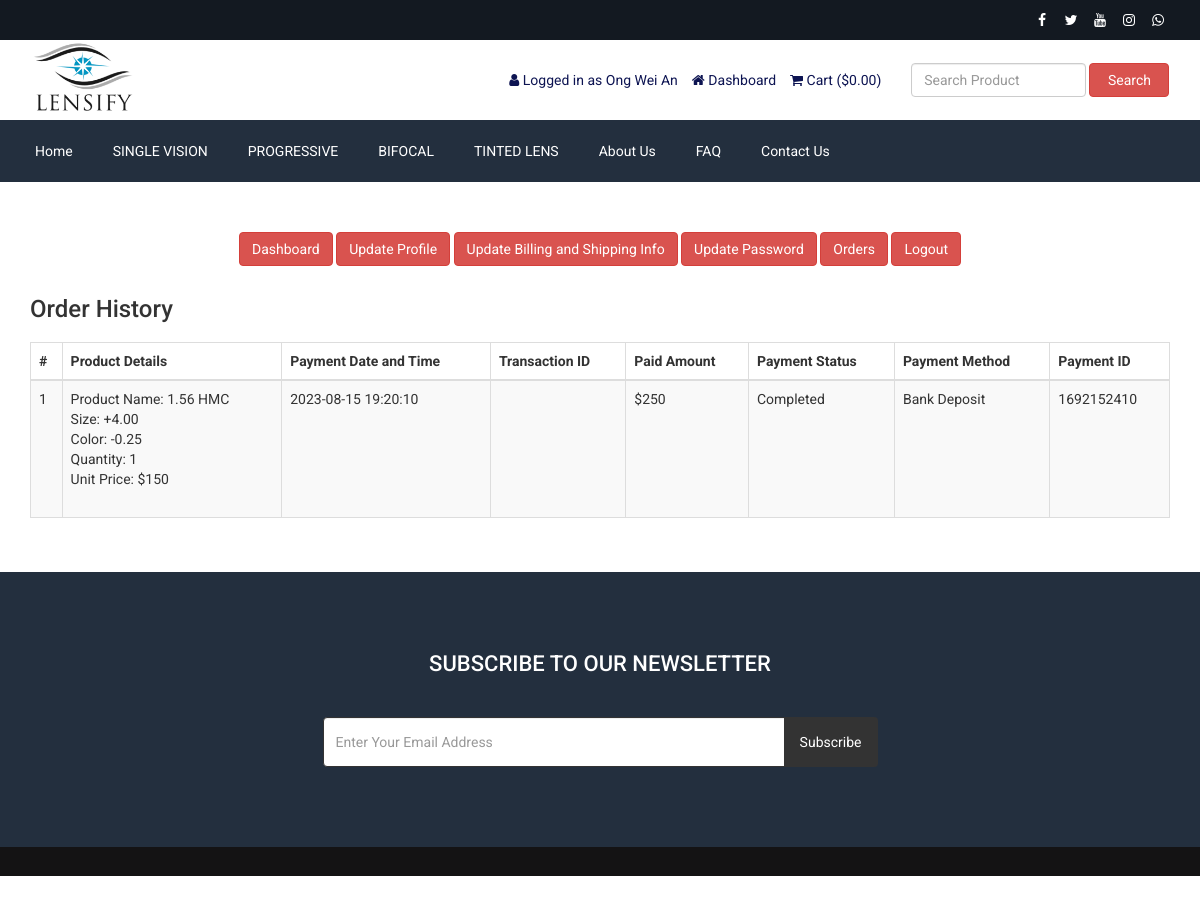
Page /customer-order.php (signed in) on the committed database.
### tables this page shows
CREATE TABLE `tbl_social` (
  `social_id` int(11) NOT NULL,
  `social_name` varchar(30) NOT NULL,
  `social_url` varchar(255) NOT NULL,
  `social_icon` varchar(30) NOT NULL
);

CREATE TABLE `tbl_settings` (
  `id` int(11) NOT NULL,
  `logo` varchar(255) NOT NULL,
  `favicon` varchar(255) NOT NULL,
  `footer_about` text NOT NULL,
  `footer_copyright` text NOT NULL,
  `contact_address` text NOT NULL,
  `contact_email` varchar(255) NOT NULL,
  `contact_phone` varchar(255) NOT NULL,
  `contact_fax` varchar(255) NOT NULL,
  `contact_map_iframe` text NOT NULL,
  `receive_email` varchar(255) NOT NULL,
  `receive_email_subject` varchar(255) NOT NULL,
  `receive_email_thank_you_message` text NOT NULL,
  `forget_password_message` text NOT NULL,
  `total_recent_post_footer` int(10) NOT NULL,
  `total_popular_post_footer` int(10) NOT NULL,
  `total_recent_post_sidebar` int(11) NOT NULL,
  `total_popular_post_sidebar` int(11) NOT NULL,
  `total_featured_product_home` int(11) NOT NULL,
  `total_latest_product_home` int(11) NOT NULL,
  `total_popular_product_home` int(11) NOT NULL,
  `meta_title_home` text NOT NULL,
  `meta_keyword_home` text NOT NULL,
  `meta_description_home` text NOT NULL,
  `banner_login` varchar(255) NOT NULL,
  `banner_registration` varchar(255) NOT NULL,
  `banner_forget_password` varchar(255) NOT NULL,
  `banner_reset_password` varchar(255) NOT NULL,
  `banner_search` varchar(255) NOT NULL,
  `banner_cart` varchar(255) NOT NULL,
  `banner_checkout` varchar(255) NOT NULL,
  `banner_product_category` varchar(255) NOT NULL,
  `banner_blog` varchar(255) NOT NULL,
  `cta_title` varchar(255) NOT NULL,
  `cta_content` text NOT NULL,
  `cta_read_more_text` varchar(255) NOT NULL,
  `cta_read_more_url` varchar(255) NOT NULL,
  `cta_photo` varchar(255) NOT NULL,
  `featured_product_title` varchar(255) NOT NULL,
  `featured_product_subtitle` varchar(255) NOT NULL,
  `latest_product_title` varchar(255) NOT NULL,
  `latest_product_subtitle` varchar(255) NOT NULL,
  `popular_product_title` varchar(255) NOT NULL,
  `popular_product_subtitle` varchar(255) NOT NULL,
  `testimonial_title` varchar(255) NOT NULL,
  `testimonial_subtitle` varchar(255) NOT NULL,
  `testimonial_photo` varchar(255) NOT NULL,
  `blog_title` varchar(255) NOT NULL,
  `blog_subtitle` varchar(255) NOT NULL,
  `newsletter_text` text NOT NULL,
  `paypal_email` varchar(255) NOT NULL,
  `stripe_public_key` varchar(255) NOT NULL,
  `stripe_secret_key` varchar(255) NOT NULL,
  `bank_detail` text NOT NULL,
  `before_head` text NOT NULL,
  `after_body` text NOT NULL,
  `before_body` text NOT NULL,
  `home_service_on_off` int(11) NOT NULL,
  `home_welcome_on_off` int(11) NOT NULL,
  `home_featured_product_on_off` int(11) NOT NULL,
  `home_latest_product_on_off` int(11) NOT NULL,
  `home_popular_product_on_off` int(11) NOT NULL,
  `home_testimonial_on_off` int(11) NOT NULL,
  `home_blog_on_off` int(11) NOT NULL,
  `newsletter_on_off` int(11) NOT NULL,
  `ads_above_welcome_on_off` int(1) NOT NULL,
  `ads_above_featured_product_on_off` int(1) NOT NULL,
  `ads_above_latest_product_on_off` int(1) NOT NULL,
  `ads_above_popular_product_on_off` int(1) NOT NULL,
  `ads_above_testimonial_on_off` int(1) NOT NULL,
  `ads_category_sidebar_on_off` int(1) NOT NULL
);

CREATE TABLE `tbl_top_category` (
  `tcat_id` int(11) NOT NULL,
  `tcat_name` varchar(255) NOT NULL,
  `show_on_menu` int(1) NOT NULL
);

CREATE TABLE `tbl_page` (
  `id` int(11) NOT NULL,
  `about_title` varchar(255) NOT NULL,
  `about_content` text NOT NULL,
  `about_banner` varchar(255) NOT NULL,
  `about_meta_title` varchar(255) NOT NULL,
  `about_meta_keyword` text NOT NULL,
  `about_meta_description` text NOT NULL,
  `faq_title` varchar(255) NOT NULL,
  `faq_banner` varchar(255) NOT NULL,
  `faq_meta_title` varchar(255) NOT NULL,
  `faq_meta_keyword` text NOT NULL,
  `faq_meta_description` text NOT NULL,
  `blog_title` varchar(255) NOT NULL,
  `blog_banner` varchar(255) NOT NULL,
  `blog_meta_title` varchar(255) NOT NULL,
  `blog_meta_keyword` text NOT NULL,
  `blog_meta_description` text NOT NULL,
  `contact_title` varchar(255) NOT NULL,
  `contact_banner` varchar(255) NOT NULL,
  `contact_meta_title` varchar(255) NOT NULL,
  `contact_meta_keyword` text NOT NULL,
  `contact_meta_description` text NOT NULL,
  `pgallery_title` varchar(255) NOT NULL,
  `pgallery_banner` varchar(255) NOT NULL,
  `pgallery_meta_title` varchar(255) NOT NULL,
  `pgallery_meta_keyword` text NOT NULL,
  `pgallery_meta_description` text NOT NULL,
  `vgallery_title` varchar(255) NOT NULL,
  `vgallery_banner` varchar(255) NOT NULL,
  `vgallery_meta_title` varchar(255) NOT NULL,
  `vgallery_meta_keyword` text NOT NULL,
  `vgallery_meta_description` text NOT NULL
);

CREATE TABLE `tbl_payment` (
  `id` int(11) NOT NULL,
  `customer_id` int(11) NOT NULL,
  `customer_name` varchar(255) NOT NULL,
  `customer_email` varchar(255) NOT NULL,
  `payment_date` varchar(50) NOT NULL,
  `txnid` varchar(255) NOT NULL,
  `paid_amount` int(11) NOT NULL,
  `card_number` varchar(50) NOT NULL,
  `card_cvv` varchar(10) NOT NULL,
  `card_month` varchar(10) NOT NULL,
  `card_year` varchar(10) NOT NULL,
  `bank_transaction_info` text NOT NULL,
  `payment_method` varchar(20) NOT NULL,
  `payment_status` varchar(25) NOT NULL,
  `shipping_status` varchar(20) NOT NULL,
  `payment_id` varchar(255) NOT NULL
);

CREATE TABLE `tbl_order` (
  `id` int(11) NOT NULL,
  `product_id` int(11) NOT NULL,
  `product_name` varchar(255) NOT NULL,
  `size` varchar(100) NOT NULL,
  `color` varchar(100) NOT NULL,
  `quantity` varchar(50) NOT NULL,
  `unit_price` varchar(50) NOT NULL,
  `payment_id` varchar(255) NOT NULL,
  `upload_invoice` varchar(255) DEFAULT NULL
);

### customer-order.php (the view, shortened to what this page needs)
<?php require_once('header.php'); ?>
<div class="page">
    <div class="container">
        <div class="row">
            <div class="col-md-12">
                <?php require_once('customer-sidebar.php'); ?>
            </div>
            <div class="col-md-12">
                <div class="user-content">
                    <h3><?php echo LANG_VALUE_25; ?></h3>
                    <div class="table-responsive">
                        <table class="table table-bordered table-striped table-hover">
                            <thead>
                                <tr>
                                    <th><?php echo '#' ?></th>
                                    <th><?php echo LANG_VALUE_48; ?></th>
                                    <th><?php echo LANG_VALUE_27; ?></th>
                                    <th><?php echo LANG_VALUE_28; ?></th>
                                    <th><?php echo LANG_VALUE_29; ?></th>
                                    <th><?php echo LANG_VALUE_30; ?></th>
                                    <th><?php echo LANG_VALUE_31; ?></th>
                                    <th><?php echo LANG_VALUE_32; ?></th>
                                </tr>
                            </thead>
                            <tbody>
            <?php
            $limit = 10;
            $page = @$_GET['page'];
            if($page)
                $start = ($page - 1) * $limit;
            else
                $start = 0;
            $statement = $pdo->prepare("SELECT * FROM tbl_payment WHERE customer_email=? ORDER BY id DESC LIMIT $start, $limit");
            $statement->execute(array($_SESSION['customer']['cust_email']));
            $result = $statement->fetchAll(PDO::FETCH_ASSOC);
            if ($page == 0) $page = 1;
            ?>
                                <?php
                                $tip = $page*10-10;
                                foreach ($result as $row) {
                                    $tip++;
                                    ?>
                                    <tr>
                                        <td><?php echo $tip; ?></td>
                                        <td>
                                            <?php
                                            $statement1 = $pdo->prepare("SELECT * FROM tbl_order WHERE payment_id=?");
                                            $statement1->execute(array($row['payment_id']));
                                            $result1 = $statement1->fetchAll(PDO::FETCH_ASSOC);
                                            foreach ($result1 as $row1) {
                                                echo 'Product Name: '.$row1['product_name'];
                                                echo '<br>Size: '.$row1['size'];
                                                echo '<br>Color: '.$row1['color'];
                                                echo '<br>Quantity: '.$row1['quantity'];
                                                echo '<br>Unit Price: $'.$row1['unit_price'];
                                                echo '<br><br>';
                                            }
                                            ?>
                                        </td>
                                        <td><?php echo $row['payment_date']; ?></td>
                                        <td><?php echo $row['txnid']; ?></td>
                                        <td><?php echo '$'.$row['paid_amount']; ?></td>
                                        <td><?php echo $row['payment_status']; ?></td>
                                        <td><?php echo $row['payment_method']; ?></td>
                                        <td><?php echo $row['payment_id']; ?></td>
                                    </tr>
                                    <?php
                                }
                                ?>
                            </tbody>
                        </table>
                        <div class="pagination" style="overflow: hidden;">
                    </div>
                </div>
            </div>
        </div>
    </div>
</div>
<?php require_once('footer.php'); ?>

### header.php (shortened to what this page needs)
<?php
include("admin/inc/config.php");
$statement = $pdo->prepare("SELECT * FROM tbl_settings WHERE id=1");
$statement->execute();
$result = $statement->fetchAll(PDO::FETCH_ASSOC);
foreach ($result as $row) {
	$logo = $row['logo'];
}
?>
<!DOCTYPE html>
<html lang="en">
<head>
	<link rel="stylesheet" href="assets/css/bootstrap.min.css">
	<link rel="stylesheet" href="assets/css/font-awesome.min.css">
	<link rel="stylesheet" href="assets/css/owl.carousel.min.css">
	<link rel="stylesheet" href="assets/css/owl.theme.default.min.css">
	<link rel="stylesheet" href="assets/css/jquery.bxslider.min.css">
	<link rel="stylesheet" href="assets/css/magnific-popup.css">
	<link rel="stylesheet" href="assets/css/rating.css">
	<link rel="stylesheet" href="assets/css/spacing.css">
	<link rel="stylesheet" href="assets/css/bootstrap-touch-slider.css">
	<link rel="stylesheet" href="assets/css/animate.min.css">
	<link rel="stylesheet" href="assets/css/tree-menu.css">
	<link rel="stylesheet" href="assets/css/select2.min.css">
	<link rel="stylesheet" href="assets/css/main.css">
	<link rel="stylesheet" href="assets/css/responsive.css">
	<?php
	$statement = $pdo->prepare("SELECT * FROM tbl_page WHERE id=1");
	$statement->execute();
	$result = $statement->fetchAll(PDO::FETCH_ASSOC);
	?>
</head>
<body>
	<div class="top">
		<div class="container">
			<div class="row">
				<div class="col-md-6 col-sm-6 col-xs-12">
				</div>
				<div class="col-md-6 col-sm-6 col-xs-12">
					<div class="right">
						<ul>
							<?php
							$statement = $pdo->prepare("SELECT * FROM tbl_social");
							$statement->execute();
							$result = $statement->fetchAll(PDO::FETCH_ASSOC);
							foreach ($result as $row) {
							?>
								<?php if ($row['social_url'] != '') : ?>
									<li><a href="<?php echo $row['social_url']; ?>"><i class="<?php echo $row['social_icon']; ?>"></i></a></li>
								<?php endif; ?>
							<?php
							}
							?>
						</ul>
					</div>
				</div>
			</div>
		</div>
	</div>
	<div class="header">
		<div class="container">
			<div class="row inner">
				<div class="col-md-4 logo">
					<a href="index.php"><img src="assets/uploads/<?php echo $logo; ?>" alt="logo image"></a>
				</div>
				<div class="col-md-5 right">
					<ul>
						<?php
						if (isset($_SESSION['customer'])) {
						?>
							<li><i class="fa fa-user"></i> <?php echo LANG_VALUE_13; ?> <?php echo $_SESSION['customer']['cust_name']; ?></li>
							<li><a href="dashboard.php"><i class="fa fa-home"></i> <?php echo LANG_VALUE_89; ?></a></li>
						<?php
						} else {
						?>
							<li><a href="login.php"><i class="fa fa-sign-in"></i> <?php echo LANG_VALUE_9; ?></a></li>
							<li><a href="registration.php"><i class="fa fa-user-plus"></i> <?php echo LANG_VALUE_15; ?></a></li>
						<?php
						}
						?>
						<li><a href="cart.php"><i class="fa fa-shopping-cart"></i> <?php echo LANG_VALUE_18; ?> (<?php echo LANG_VALUE_1; ?><?php
																																			if (isset($_SESSION['cart_p_id'])) {
																																				$table_total_price = 0;
																																				$i = 0;
																																				foreach ($_SESSION['cart_p_qty'] as $key => $value) {
																																					$i++;
																																					$arr_cart_p_qty[$i] = $value;
																																				}
																																				$i = 0;
																																				foreach ($_SESSION['cart_p_current_price'] as $key => $value) {
																																					$i++;
																																					$arr_cart_p_current_price[$i] = $value;
																																				}
																																				for ($i = 1; $i <= count($arr_cart_p_qty); $i++) {
																																					$row_total_price = $arr_cart_p_current_price[$i] * $arr_cart_p_qty[$i];
																																					$table_total_price = $table_total_price + $row_total_price;
																																				}
																																				echo $table_total_price;
																																			} else {
																																				echo '0.00';
																																			}
																																			?>)</a></li>
					</ul>
				</div>
				<div class="col-md-3 search-area">
					<form class="navbar-form navbar-left" role="search" action="search-result.php" method="get">
						<div class="form-group">
							<input type="text" class="form-control search-top" placeholder="<?php echo LANG_VALUE_2; ?>" name="search_text">
						</div>
						<button type="submit" class="btn btn-danger"><?php echo LANG_VALUE_3; ?></button>
					</form>
				</div>
			</div>
		</div>
	</div>
	<div class="nav">
		<div class="container">
			<div class="row">
				<div class="col-md-12 pl_0 pr_0">
					<div class="menu-container">
						<div class="menu">
							<ul>
								<li><a href="index.php">Home</a></li>
								<?php
								$statement = $pdo->prepare("SELECT * FROM tbl_top_category WHERE show_on_menu=1");
								$statement->execute();
								$result = $statement->fetchAll(PDO::FETCH_ASSOC);
								foreach ($result as $row) {
								?>
									<li><a href="product-category.php?id=<?php echo $row['tcat_id']; ?>&type=top-category"><?php echo $row['tcat_name']; ?></a>
									</li>
								<?php
								}
								?>
								<?php
								$statement = $pdo->prepare("SELECT * FROM tbl_page WHERE id=1");
								$statement->execute();
								$result = $statement->fetchAll(PDO::FETCH_ASSOC);
								foreach ($result as $row) {
									$about_title = $row['about_title'];
									$faq_title = $row['faq_title'];
									$contact_title = $row['contact_title'];
								}
								?>
								<li><a href="about.php"><?php echo $about_title; ?></a></li>
								<li><a href="faq.php"><?php echo $faq_title; ?></a></li>
								<li><a href="contact.php"><?php echo $contact_title; ?></a></li>
							</ul>
						</div>
					</div>
				</div>
			</div>
		</div>
	</div>

### rows in the picture
tbl_settings: logo (picture)
tbl_top_category: tcat_name "SINGLE VISION"
tbl_top_category: tcat_name "PROGRESSIVE"
tbl_top_category: tcat_name "BIFOCAL"
tbl_top_category: tcat_name "TINTED LENS"
tbl_page: about_title "About Us", faq_title "FAQ", contact_title "Contact Us"
tbl_payment: payment_date "2023-08-15 19:20:10", paid_amount "250", payment_status "Completed", payment_method "Bank Deposit", payment "1692152410"
tbl_order: product_name "1.56 HMC", size "+4.00", color "-0.25", quantity "1", unit_price "150"

### other values in the picture
LANG_VALUE_13 "Logged in as"
$_SESSION['customer']['cust_name'] "Ong Wei An"
LANG_VALUE_89 "Dashboard"
LANG_VALUE_18 "Cart"
LANG_VALUE_1 "$"
LANG_VALUE_3 "Search"
LANG_VALUE_117 "Update Profile"
LANG_VALUE_88 "Update Billing and Shipping Info"
LANG_VALUE_99 "Update Password"
LANG_VALUE_24 "Orders"
LANG_VALUE_14 "Logout"
LANG_VALUE_25 "Order History"
LANG_VALUE_48 "Product Details"
LANG_VALUE_27 "Payment Date and Time"
LANG_VALUE_28 "Transaction ID"
